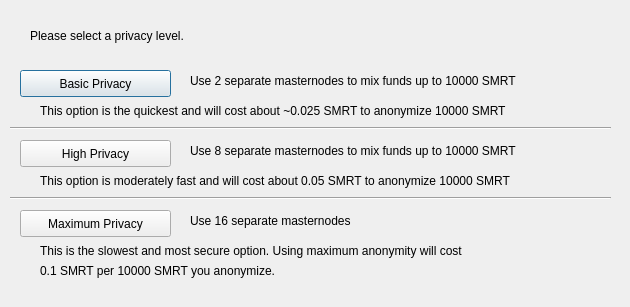
<?xml version="1.0" encoding="UTF-8"?>
<ui version="4.0">
 <class>ObfuscationConfig</class>
 <widget class="QDialog" name="ObfuscationConfig">
  <property name="geometry">
   <rect>
    <x>0</x>
    <y>0</y>
    <width>630</width>
    <height>307</height>
   </rect>
  </property>
  <property name="windowTitle">
   <string>Configure Obfuscation</string>
  </property>
  <widget class="QPushButton" name="buttonBasic">
   <property name="geometry">
    <rect>
     <x>20</x>
     <y>70</y>
     <width>151</width>
     <height>27</height>
    </rect>
   </property>
   <property name="text">
    <string>Basic Privacy</string>
   </property>
  </widget>
  <widget class="QPushButton" name="buttonHigh">
   <property name="geometry">
    <rect>
     <x>20</x>
     <y>140</y>
     <width>151</width>
     <height>27</height>
    </rect>
   </property>
   <property name="text">
    <string>High Privacy</string>
   </property>
  </widget>
  <widget class="QPushButton" name="buttonMax">
   <property name="geometry">
    <rect>
     <x>20</x>
     <y>210</y>
     <width>151</width>
     <height>27</height>
    </rect>
   </property>
   <property name="text">
    <string>Maximum Privacy</string>
   </property>
  </widget>
  <widget class="QLabel" name="label">
   <property name="geometry">
    <rect>
     <x>30</x>
     <y>20</y>
     <width>571</width>
     <height>31</height>
    </rect>
   </property>
   <property name="text">
    <string>Please select a privacy level.</string>
   </property>
  </widget>
  <widget class="QLabel" name="label_2">
   <property name="geometry">
    <rect>
     <x>190</x>
     <y>70</y>
     <width>421</width>
     <height>21</height>
    </rect>
   </property>
   <property name="text">
    <string>Use 2 separate masternodes to mix funds up to 10000 SMRT</string>
   </property>
  </widget>
  <widget class="QLabel" name="label_3">
   <property name="geometry">
    <rect>
     <x>190</x>
     <y>140</y>
     <width>411</width>
     <height>21</height>
    </rect>
   </property>
   <property name="text">
    <string>Use 8 separate masternodes to mix funds up to 10000 SMRT</string>
   </property>
  </widget>
  <widget class="QLabel" name="label_4">
   <property name="geometry">
    <rect>
     <x>190</x>
     <y>210</y>
     <width>421</width>
     <height>21</height>
    </rect>
   </property>
   <property name="text">
    <string>Use 16 separate masternodes</string>
   </property>
  </widget>
  <widget class="QLabel" name="label_6">
   <property name="geometry">
    <rect>
     <x>40</x>
     <y>100</y>
     <width>561</width>
     <height>21</height>
    </rect>
   </property>
   <property name="text">
    <string>This option is the quickest and will cost about ~0.025 SMRT to anonymize 10000 SMRT</string>
   </property>
  </widget>
  <widget class="QLabel" name="label_7">
   <property name="geometry">
    <rect>
     <x>40</x>
     <y>170</y>
     <width>561</width>
     <height>21</height>
    </rect>
   </property>
   <property name="text">
    <string>This option is moderately fast and will cost about 0.05 SMRT to anonymize 10000 SMRT</string>
   </property>
  </widget>
  <widget class="QLabel" name="label_8">
   <property name="geometry">
    <rect>
     <x>40</x>
     <y>240</y>
     <width>561</width>
     <height>21</height>
    </rect>
   </property>
   <property name="text">
    <string>This is the slowest and most secure option. Using maximum anonymity will cost</string>
   </property>
  </widget>
  <widget class="QLabel" name="label_9">
   <property name="geometry">
    <rect>
     <x>40</x>
     <y>260</y>
     <width>561</width>
     <height>21</height>
    </rect>
   </property>
   <property name="text">
    <string>0.1 SMRT per 10000 SMRT you anonymize.</string>
   </property>
  </widget>
  <widget class="Line" name="line">
   <property name="geometry">
    <rect>
     <x>10</x>
     <y>120</y>
     <width>601</width>
     <height>16</height>
    </rect>
   </property>
   <property name="orientation">
    <enum>Qt::Horizontal</enum>
   </property>
  </widget>
  <widget class="Line" name="line_2">
   <property name="geometry">
    <rect>
     <x>10</x>
     <y>190</y>
     <width>601</width>
     <height>16</height>
    </rect>
   </property>
   <property name="orientation">
    <enum>Qt::Horizontal</enum>
   </property>
  </widget>
 </widget>
 <resources/>
 <connections/>
</ui>
